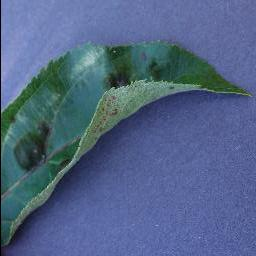
#> input picture Dataset-mini/train/Apple___Apple_scab/4a50158d-dcd0-4a1f-885e-2d9b16a4e344___FREC_Scab 3205_270deg.JPG, 256 x 256 px, found by its file name; its folder holds 3 pictures in this run
$ python hog.py
#> lines starting #> are read from the running program, lines starting #| are printed output that depends on the picture
### prepare_images.py
import os
import cv2
import numpy as np
import random
from plant_classes import plant_classes


# [39 lines left out: functions prepare, prepare_single_image, not called in this run]


def prepare_hog(root_directory):
#> called with root_directory = 'Dataset'
    train_images = []
    test_images = []
    train_labels = []
    test_labels = []
    # traverse root directory, and list directories as dirs and files as files
    for root, dirs, files in os.walk(root_directory):
        path = root.split(os.sep)
        for file in files:
            image = cv2.imread(root + '\\' + file)
#> image is the input picture: shape (256, 256, 3); mean B, G, R 134.5, 100.7, 81
            image = cv2.cvtColor(image, cv2.COLOR_BGR2GRAY)
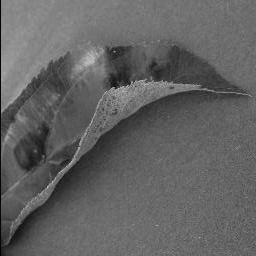
#> image: shape (256, 256); min 1, max 202, mean 98.6
            image = cv2.resize(image, (128, 128))
#> image: shape (128, 128)
            if 'train' in root:
                train_images.append(image)
                train_labels.append(plant_classes.index(path[-1]))
            elif 'valid' in root:
                test_images.append(image)
                test_labels.append(plant_classes.index(path[-1]))

    # shuffle
    train_labels = np.reshape(train_labels, np.asarray(train_labels).shape + (1,))
    train_temp = list(zip(train_images, train_labels))
    random.shuffle(train_temp)
#> (the run stopped early here; a loop or call above may not have finished)

$ run again, on Dataset-mini/train/Apple___Black_rot/2b16890e-753f-4ee8-a78e-d0a7fdf8d91a___JR_FrgE.S 2838_90deg.JPG
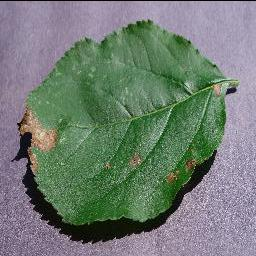
#> input picture Dataset-mini/train/Apple___Black_rot/2b16890e-753f-4ee8-a78e-d0a7fdf8d91a___JR_FrgE.S 2838_90deg.JPG, 256 x 256 px, found by its file name
#> in prepare_hog, image is the input picture: shape (256, 256, 3); mean B, G, R 115.7, 125.2, 113.2
#> in prepare_hog, `image = cv2.cvtColor(image, cv2.COLOR_BGR2GRAY)`:
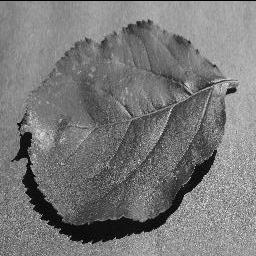
#> image: shape (256, 256); min 0, max 252, mean 120.5
#> in prepare_hog, `image = cv2.resize(image, (128, 128))`:
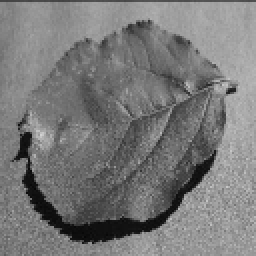
#> image: shape (128, 128) (shown 2 times larger); min 6, max 211, mean 120.6

$ run again, on Dataset-mini/train/Apple___Black_rot/4f71c078-e0f6-4b05-a421-1b644f0e99a1___JR_FrgE.S 3016_new30degFlipLR.JPG
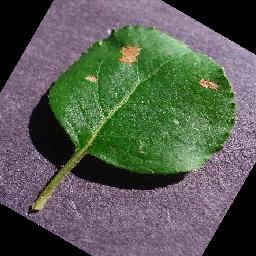
#> input picture Dataset-mini/train/Apple___Black_rot/4f71c078-e0f6-4b05-a421-1b644f0e99a1___JR_FrgE.S 3016_new30degFlipLR.JPG, 256 x 256 px, found by its file name
#> in prepare_hog, image is the input picture: shape (256, 256, 3); mean B, G, R 81.7, 91.5, 85.9
#> in prepare_hog, `image = cv2.cvtColor(image, cv2.COLOR_BGR2GRAY)`:
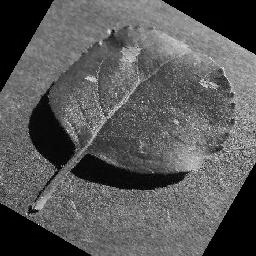
#> image: shape (256, 256); min 0, max 254, mean 88.7
#> in prepare_hog, `image = cv2.resize(image, (128, 128))`:
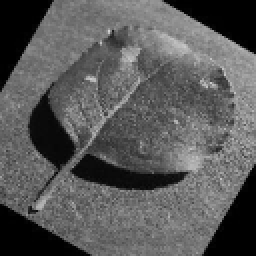
#> image: shape (128, 128) (shown 2 times larger); min 0, max 210, mean 88.8

$ run again, on Dataset-mini/train/Apple___Cedar_apple_rust/4485494e-e310-49b5-9ca8-73608ec4e83c___FREC_C.Rust 3631_90deg.JPG
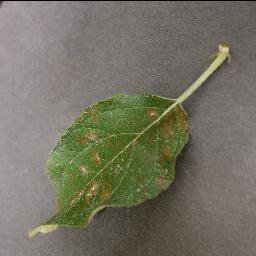
#> input picture Dataset-mini/train/Apple___Cedar_apple_rust/4485494e-e310-49b5-9ca8-73608ec4e83c___FREC_C.Rust 3631_90deg.JPG, 256 x 256 px, found by its file name
#> in prepare_hog, image is the input picture: shape (256, 256, 3); mean B, G, R 99.4, 114.3, 116.5
#> in prepare_hog, `image = cv2.cvtColor(image, cv2.COLOR_BGR2GRAY)`:
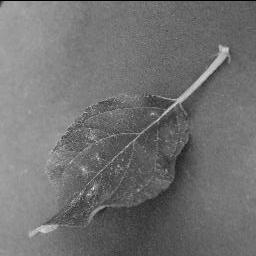
#> image: shape (256, 256); min 1, max 246, mean 113.3
#> in prepare_hog, `image = cv2.resize(image, (128, 128))`:
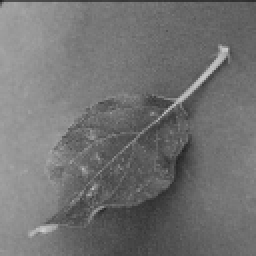
#> image: shape (128, 128) (shown 2 times larger); min 33, max 207, mean 113.4
